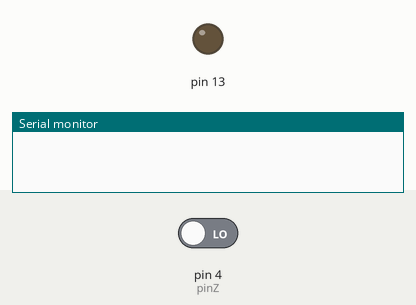
Simulated run of this sketch. Board: Arduino Uno, built with avr-gcc and run on an emulated ATmega328P. Shown: output pins drawn as LEDs (lit = HIGH), the last lines printed to the serial monitor. The test bench sets the inputs (shaded band); at power-on: pin 4 (pinZ) LOW.

Above: at 1.2 s.
1.3 s: pin 4 (pinZ) driven HIGH
At 1.8 s:
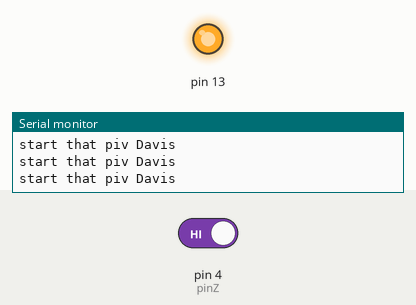
4.3 s: pin 4 (pinZ) driven LOW
At 5.6 s:
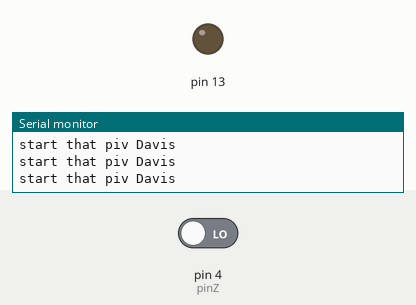
Timing chart, 0 to 7.3 s (numbered marks = the images above; inputs shaded):
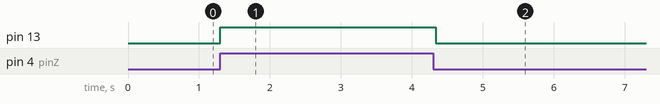

The sketch:

TTL.ino
```cpp
// encoder
int pinA = 2;
int pinB = 3;
int pinZ = 4;

int outPin = 10; // oscilloscope
int val = 0;     // variable to store the read value

void setup()
{
  // initialize serial communication at 9600 bits per second:
  Serial.begin(115200);
  pinMode(pinA, INPUT);
  pinMode(pinB, INPUT);
  pinMode(pinZ, INPUT);

  //pinMode(outPin, OUTPUT);
  pinMode(13, OUTPUT);
}

void davis()
{

  digitalWrite(13, HIGH);
  delay(100);
  digitalWrite(13, LOW);
}

void loop()
{
  val = digitalRead(pinZ);   // read the input pin
  // print out the state of the button:
  if (val == 1)
  {
    Serial.println("start that piv Davis");
    davis();
  }
  delay(1);        // delay in between reads for stability
}
```

Measured:
- after the input at 1.3 s, pin 13: LOW → HIGH at once
- after the input at 4.3 s, pin 13: HIGH → LOW at once
